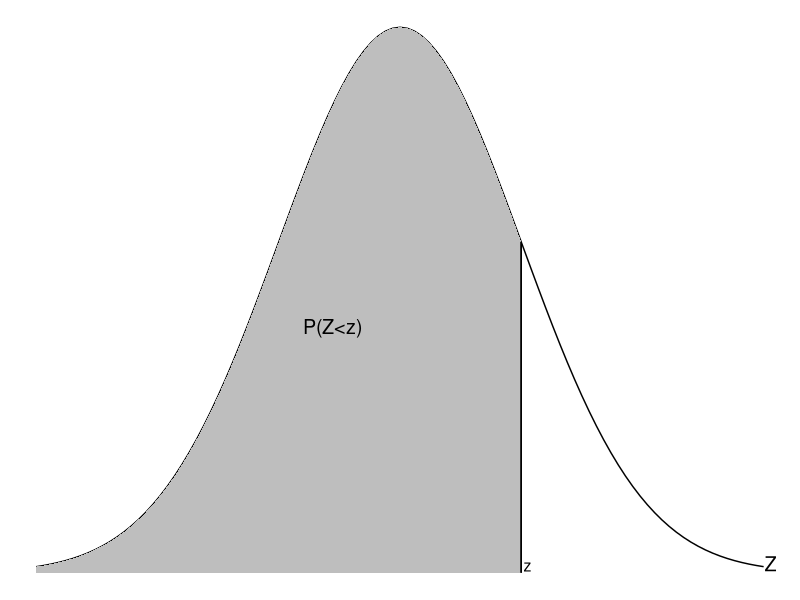
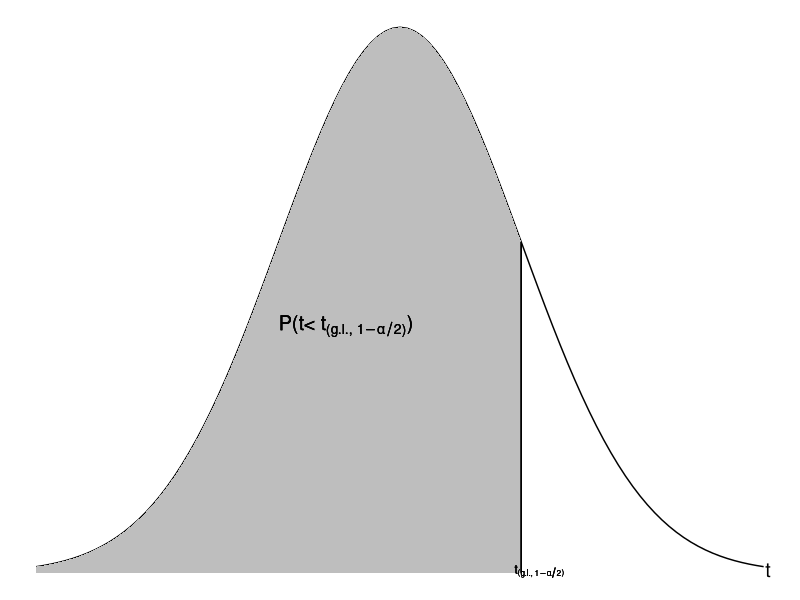
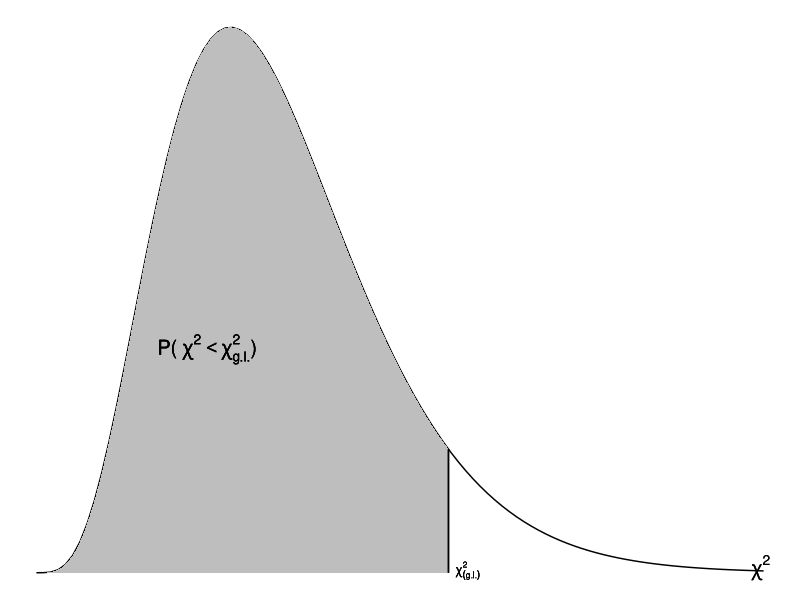

Reproduce these figures in R, in order.
## ---- chunk 1
knitr::opts_chunk$set(#collapse = TRUE,
                      #echo = TRUE, 
                      size = "footnotesize",
                      comment = NA,
                      warning = FALSE,
                      message = FALSE,
                      #out.width = "1\\linewidth",
                      fig.align = "center",
                      fig.width = 8, 
                      fig.height = 4, 
                      fig.show = "hold",
                      #fig.path = "Figuras1/",
                      fig.pos = "!htb",
                      fig.cap = TRUE,
                      background = "#E6E6FA",
                      #background = "black",
                      dev = c("png",'pdf'),
                      res=300,
                      dpi = 300)
## ---- chunk 2
#library(tidyverse)
#library(tinytex)
library(knitr)
library(kableExtra)
library(xtable)
library(ggplot2)
library(dplyr)
## ---- chunk 3
ggplot(data.frame(x = c(-3, 3)), aes(x)) +
  stat_function(fun = dnorm,
                geom = "line",
                xlim = c(-3, 3)) +
  stat_function(fun = dnorm,
                geom = "area",
                fill = "gray",
                xlim = c(-3, 1)) +
  xlim(-3, 3) +
  geom_segment(aes(x = 1, y = 0, 
                   xend = 1, yend = dnorm(1)),
               size = 0.5) +
   theme_void() +
  annotate("text",label="z",x=1,y=0.0,
           hjust=-0.3,vjust=-0.1,
           size = 4) +
  annotate("text",label="Z",x=3,y=0.0,
           hjust=-0.08,vjust=-0.1,
           size = 5) +
  annotate("text",label="P(Z<z)",x=-0.8,y=0.18,hjust=0,vjust=0.5,
           size = 5)
  #geom_vline(aes(xintercept=1,label = 'tere'))

#geom_vline(data = events, aes(xintercept = as.numeric(time)))  +
 # geom_text(data = events, aes(x = as.numeric(time), y = 0, label = text))

## ---- chunk 4
options(digits = 4)
z1 <- seq(0,3.99,0.01)
qq <- round(pnorm(z1),4)
round(qq[1],4)
## ---- chunk 5
ggplot(data.frame(x = c(-3, 3)), aes(x)) +
  stat_function(fun = dnorm,
                geom = "line",
                xlim = c(-3, 3)) +
  stat_function(fun = dnorm,
                geom = "area",
                fill = "gray",
                xlim = c(-3, 1)) +
  xlim(-3, 3) +
  geom_segment(aes(x = 1, y = 0, 
                   xend = 1, yend = dnorm(1)),
               size = 0.5) +
   theme_void() +
  annotate("text",label=  bquote(t['(g.l.,' ~1-alpha/2 *')'])  
             ,x=0.82,y=0.0,
           hjust=-0.3,vjust=0.4,
           size = 3) +
  annotate("text",label="t",x=3,y=0.0,
           hjust=-0.3,vjust=0.3,
           size = 5) +
  annotate("text",label=bquote('P(t<'~ t['(g.l.,' ~1-alpha/2 *')'] *')'),x=-1,y=0.18,hjust=0,vjust=0.5,
           size = 5)
## ---- chunk 6
af1 <- c(0.900,0.950,0.975,0.995)
gl1 <- c(1:30,40,60,120,20000)
tt1 <- data.frame(gl=rep(gl1,each=length(af1)),
                 af=rep(af1,length(gl1))
                 )
tt <- round(qt(tt1$af,tt1$gl),3)
## ---- chunk 7
xd <- 17
ggplot(data.frame(x = c(0, 30)), aes(x)) +
  stat_function(fun = dchisq, args = c(df=10),
                geom = "line",
                xlim = c(0, 30)) +
  stat_function(fun = dchisq, args = c(df=10),
                geom = "area",
                fill = "gray",
                xlim = c(0, xd)) +
  geom_segment(aes(x = xd, y = 0, 
                   xend = xd, yend = dchisq(xd,10)),
               size = 0.5) +
   theme_void() +
  annotate("text",label=  bquote(chi[(g.l.)]^2)  
             ,x=xd,y=0.0,
           hjust=-0.3,vjust=0.4,
           size = 3) +
  annotate("text",label=bquote(~chi^2),x=29,y=0.0,
           hjust=-0.3,vjust=0.3,
           size = 5) +
  annotate("text",label=bquote('P(' ~chi^2 < chi['g.l.']^2 *')'),x=5,y=0.04,hjust=0,vjust=0.5,
           size = 5)
## ---- chunk 8
af2 <- c(0.005, 0.010, 0.025, 0.050, 0.100, 0.250, 0.500, 0.750, 0.900, 0.950, 0.975, 0.990, 0.995)
gl2 <- c(1:30,40,50,60,70,80,90,100)
ch2 <- data.frame(gl=rep(gl2,each=length(af2)),
                 af=rep(af2,length(gl2))
                 )
ch <- round(qchisq(ch2$af,ch2$gl),3)
